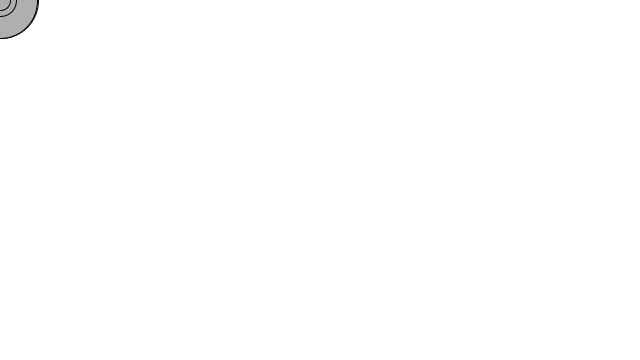
Frame 1 (no input)
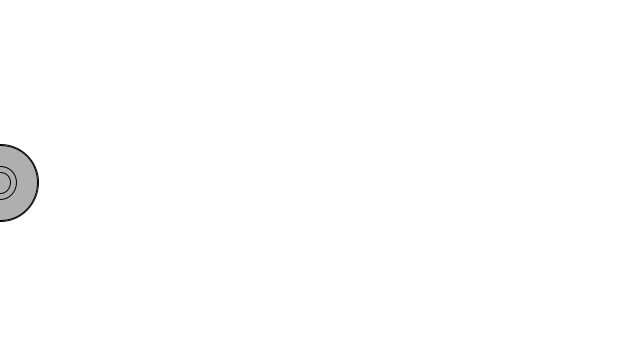
Frame 60 (the mouse pressed at the canvas centre just before this capture)
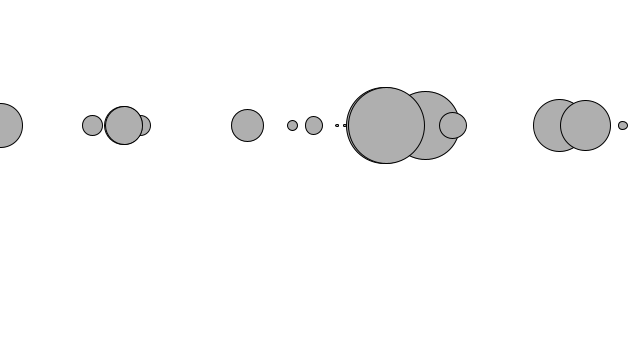
Frame 120 (the mouse held since frame 60 and released just before this capture)

The Processing sketch that drew these frames (run headless with seeded random() and noise(); from frame 60 on, the mouse is pressed at the canvas centre):

// Processing sketch: force
// ── force.pde
final class Mover {
  
  public PVector location;
  public PVector velocity;
  public PVector acceleration;
  public float mass;
  
  public Mover(float mass, float x, float y) {
    this.location = new PVector(x, y);
    this.velocity = new PVector(0, 0);
    this.acceleration = new PVector(0, 0);
    this.mass = mass;
  }
  
  public void applyForce(PVector force) {
    PVector forceAdjusted = PVector.div(force, mass);
    this.acceleration.add(forceAdjusted);  
  }
  
  public void update() {
    this.velocity.add(this.acceleration);
    this.location.add(this.velocity);
    this.acceleration.mult(0);
  }
  
  public void display() {
    stroke(0);
    fill(175);
    ellipse(this.location.x, this.location.y, this.mass*16, this.mass*16);
  }
  
  public void checkEdges() {
    if (this.location.x > width) {
      this.location.x = 0;
    } else if (this.location.x < 0) {
      this.location.x = width;
    }
    
    if (this.location.y > height) {
      this.velocity.y = -this.velocity.y;
      this.location.y = height;
    }
  }
}


Mover[] movers = new Mover[20];
PVector gravityForce = new PVector(0, 0.1);
PVector windForce = new PVector(1.0, 0);

void setup() {
  size(640, 360);
  for (int i = 0; i < movers.length; i++) {
    movers[i] = new Mover(random(0.1, 5.0), 0, 0);
  }
}

void draw() {
  background(255);
  for (int i = 0; i < movers.length; i++) {
    movers[i].applyForce(new PVector(0, gravityForce.y * movers[i].mass));
    if (mousePressed) {
      movers[i].applyForce(windForce);  
    }
    movers[i].update();
    movers[i].checkEdges();
    movers[i].display();
  }
}
